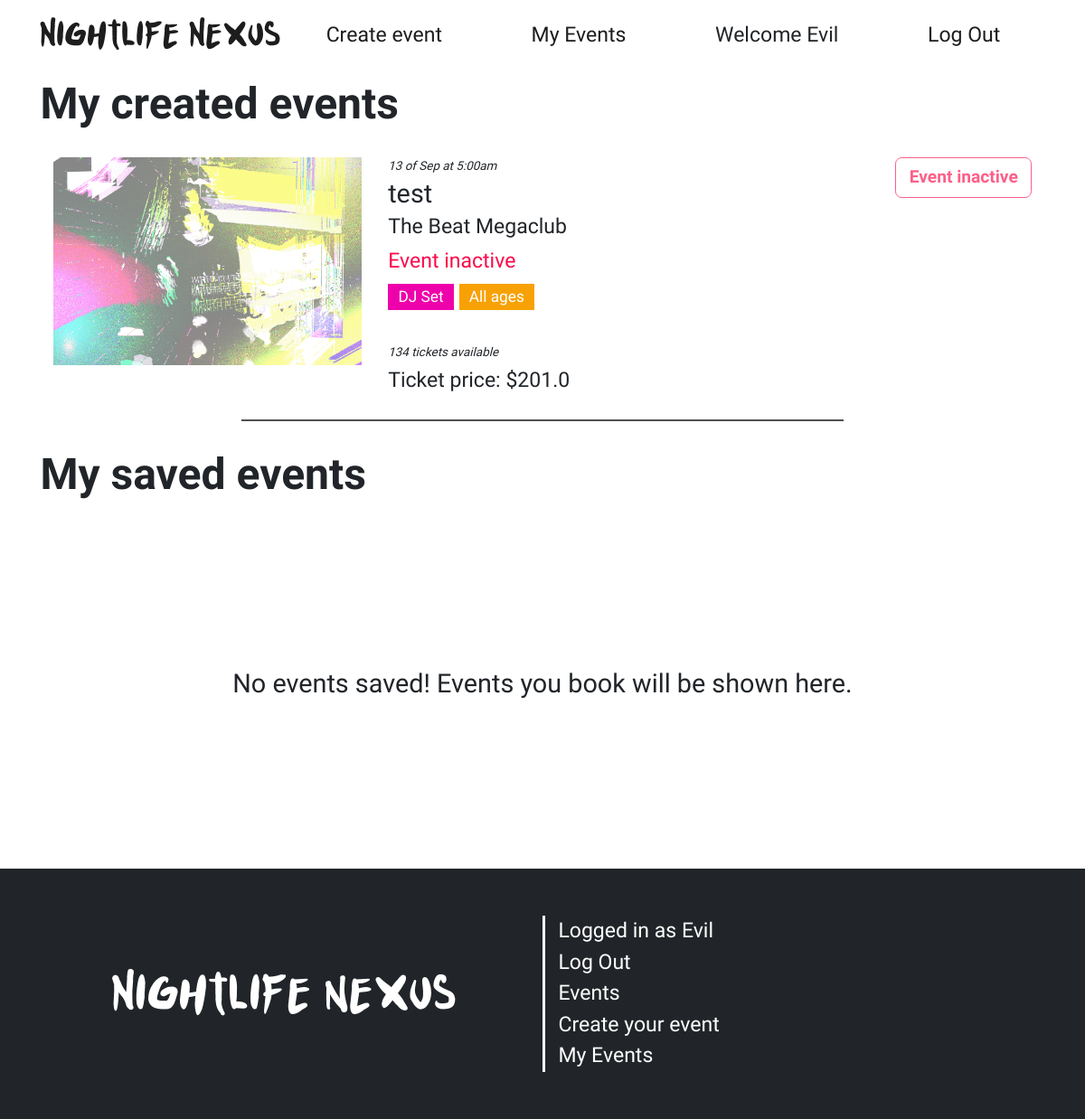
The page /events/bookings (signed in) on the database as committed earlier.
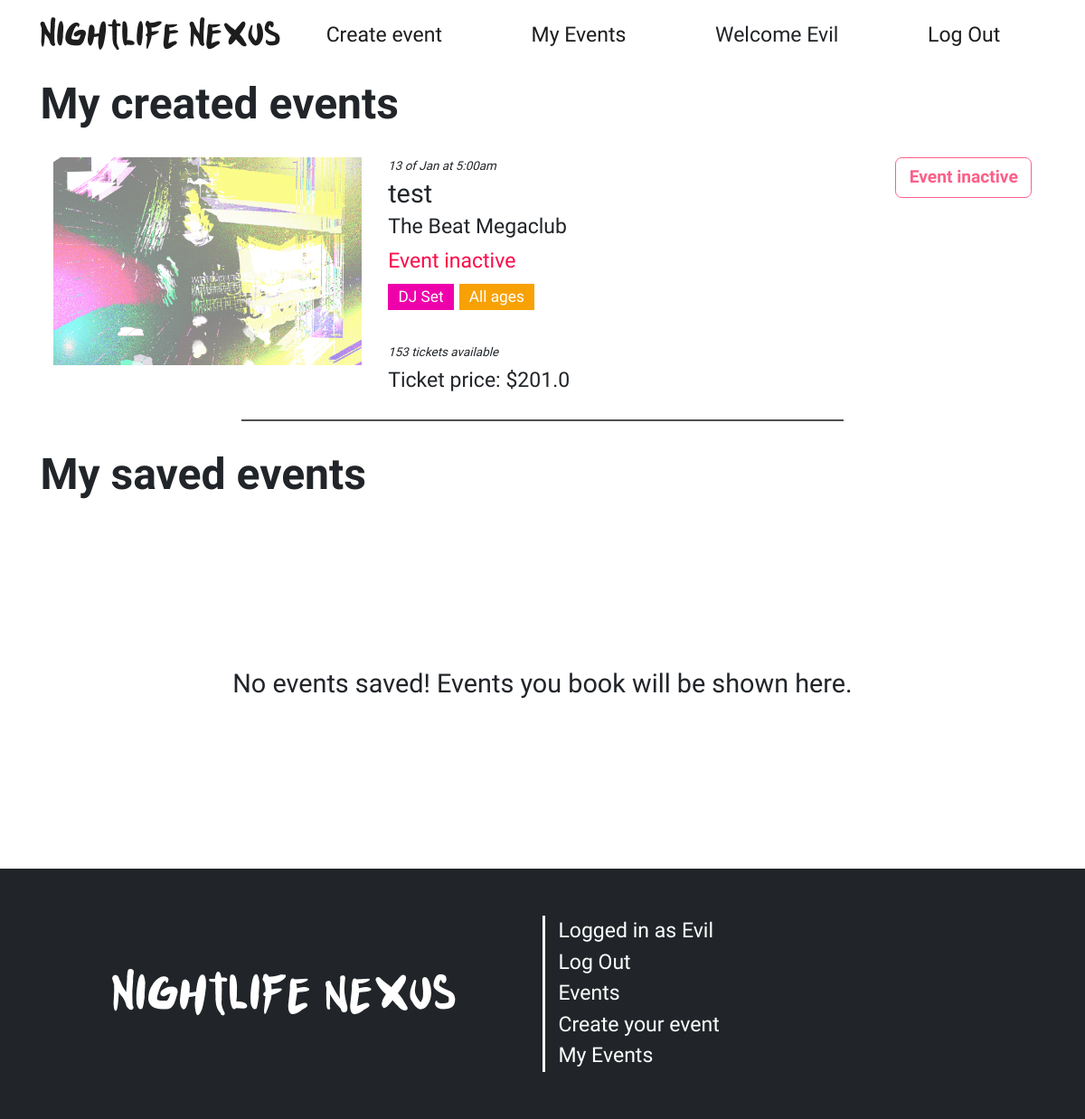
The same page on the database as committed later.
### website/models.py (models this page shows, shortened)
class User(db.Model, UserMixin):
    __tablename__ = 'users'
    id = db.Column(db.Integer, primary_key=True)
    first_name = db.Column(db.String(50), nullable=False)
    surname = db.Column(db.String(50), nullable=False)
    email = db.Column(db.String(120), unique=True, nullable=False)
    password = db.Column(db.String(255), nullable=False)  # Make sure to hash passwords in practice
    contact_number = db.Column(db.String(15), nullable=False)
    street_address = db.Column(db.String(255), nullable=False)

class Events(db.Model):
    __tablename__ = 'events'
    id = db.Column(db.Integer, primary_key=True)
    title = db.Column(db.String(50), nullable=False)
    desc = db.Column(db.String(200), nullable=False)
    image = db.Column(db.String(100), nullable=False)  # Store the image file path
    date = db.Column(db.Integer, nullable=False)       # Store the selected date of the event
    month = db.Column(db.String(3), nullable=False)    # Store the selected month ('Jan', 'Feb')
    nightclub = db.Column(db.String(50), nullable=False)
    event_type = db.Column(db.String(50), nullable=False)
    age_range = db.Column(db.String(50), nullable=False)
    user_id = db.Column(db.Integer, db.ForeignKey('users.id'))
    time = db.Column(db.String(7), nullable=False)
    price = db.Column(db.Float(2), nullable=False)
    tickets = db.Column(db.Integer, nullable=False)

### website/events.py (the view)
@event_bp.route('/bookings')
@login_required
def bookings():
    user_events = db.session.query(Events).filter(Events.user_id == current_user.id)
    for e in user_events:
       e.inactive = inactive(e.date,e.month)
    booked = db.session.query(Bookings, Events).filter(Events.id == Bookings.event_id, Bookings.user_id == current_user.id).all()
    return render_template('bookings.html', bookings=booked, user_events=user_events)

### website/__init__.py (called while the page is built)
def inactive(date, month):
   months = ['Jan','Feb','Mar','Apr','May','Jun','Jul','Aug','Sep','Oct','Nov','Dec']
   curr = datetime.today().strftime('%Y-%m-%d')
   eventDate = datetime.strptime(f'{date}/{months.index(month)+1}/{curr[:4]}', "%d/%m/%Y")
   if datetime.now().date() > eventDate.date():
      return True
   else:
      return False

def create_app():
    app = Flask(__name__)  # This is the name of the module/package that is calling this app
    app.debug = True
    app.secret_key = 'somesecretkey'
    app.config['SQLALCHEMY_DATABASE_URI'] = 'sqlite:///event_booking.db'  # Use one database
    app.config['SQLALCHEMY_TRACK_MODIFICATIONS'] = False  # To suppress SQLAlchemy warning
    db.init_app(app)
    Bootstrap5(app)
    login_manager = LoginManager()
    login_manager.login_view = 'auth.login'
    login_manager.init_app(app)
    from .models import User
    @login_manager.user_loader
    def load_user(user_id):
        return db.session.scalar(db.select(User).where(User.id == user_id))
    from . import views
    app.register_blueprint(views.main_bp)
    from . import events
    app.register_blueprint(events.event_bp)
    from . import auth
    app.register_blueprint(auth.auth_bp)
    return app

### website/templates/bookings.html
{% extends 'base.html' %}
{% block content %}
        <div class="container">
            {% if user_events %}
            <div class="">
                <div class="d-flex flex-column">
                    <h1 class="modal-title" id="exampleModalLabel">My created events</h1>
                </div>
            </div>
            <div>
            {% for userEvent in user_events %}
            <div class="row modalEvent">
                <span id="edit">
                    {% if userEvent.inactive %}
                    <a class="btn btn-edit disabled" href="{{ url_for('events.edit', id=userEvent.id )}}">Event inactive</a>
                    {% else %}
                    <a class="btn btn-edit" href="{{ url_for('events.edit', id=userEvent.id )}}">Edit event details</a>
                    {% endif %}
                </span>
                <div class="col-md-4">
                    <a href="{{ url_for('events.show', id=userEvent.id) }}" class="aImg">
                        <img src="{{ userEvent.image }}" />
                    </a>
                </div>
                <div class="col-md-5 eventsList">
                    <span id="bookingID">{{ userEvent.date}} of {{ userEvent.month }} at {{ userEvent.time }}</span>
                    <h4>{{ userEvent.title }}</h4>
                    <p>{{ userEvent.nightclub }}</p>
                    {% if userEvent.inactive %}
                    <p style="color: var(--main-red)">Event inactive</p>
                    {% elif userEvent.tickets == 0 %}
                    <p style="color: var(--main-red)">Event sold out</p>
                    {% endif %}
                    <span class="badge ev-{{ userEvent.event_type }}">{% if userEvent.event_type == 'theme' %}Themed Party{% elif userEvent.event_type == 'rave' %}Rave{% else %}DJ Set{% endif %}</span>
                    <span class="badge age-{{ userEvent.age_range }}">{% if userEvent.age_range == 'ov18' %}Over 18s{% elif userEvent.age_range == 'un18' %}Under 18s{% else %}All ages{% endif %}</span>
                    <br><br>
                    <span id="bookingID">{{ userEvent.tickets}} tickets available</span>
                    <p>Ticket price: ${{ userEvent.price }}</p>
                </div>
            </div>
            {% endfor %}
            </div>
            {% endif %}
            <div class="">
                <div class="d-flex flex-column">
                    <h1 class="modal-title" id="exampleModalLabel">My saved events</h1>
                </div>
            </div>
            <div>
            {% if bookings %}
                {% for booking in bookings %}
                    <form class="row modalEvent" action="{{ url_for('events.removeBooking', id=booking[0].id)}}">
                        <button id="close" type="submit" onclick="return confirm('Are you sure you want to remove this booking? Changes cannot be reversed.')"><i class="fa-regular fa-circle-xmark"></i></button>
                        <div class="col-md-4">
                            <a href="{{ url_for('events.show', id=booking[1].id) }}" class="aImg">
                                <img src="{{ booking[1].image }}" />
                            </a>
                        </div>
                        <div class="col-md-5 eventsList">
                            <span id="bookingID">Booked at {{ booking[0].booked_date }}</span>
                            <h4>{{ booking[1].title }}</h4>
                            <p>{{ booking[1].nightclub }}</p>
                            <span class="badge ev-{{ booking[1].event_type }}">{% if booking[1].event_type == 'theme' %}Themed Party{% elif booking[1].event_type == 'rave' %}Rave{% else %}DJ Set{% endif %}</span>
                            <span class="badge age-{{ booking[1].age_range }}">{% if booking[1].age_range == 'ov18' %}Over 18s{% elif booking[1].age_range == 'un18' %}Under 18s{% else %}All ages{% endif %}</span>
                            <br><br>
                            <span id="bookingID">{{ booking[0].quantity }} tickets at ${{ booking[0].price }} each</span>
                            <p>Total: ${{ booking[0].quantity * booking[0].price }}</p>
                        </div>
                    </form>
                {% endfor %}
            {%else%}
                <div class="h-50 d-flex align-items-center justify-content-center">
                    <h4>No events saved! Events you book will be shown here.</h4>
                </div>
            {% endif %}
            </div>
        </div>
{% endblock %}

### website/templates/base.html (shortened to what this page needs)
<html lang="en">
<head>
    <link href="https://cdn.jsdelivr.net/npm/bootstrap@5.3.3/dist/css/bootstrap.min.css" rel="stylesheet">
    <link href="/static/style/style.css" rel="stylesheet">
</head>
<body>
    <main class="{{background}}">
        <header class="navbar navbar-expand-lg flex-column">
            <div class="container">
                <a href="/"><h3 class="logo">Nightlife Nexus</h3></a>
                <div class="collapse navbar-collapse" id="navbar">
                    <ul class="navbar-nav nav w-100">
                        <li class="nav-item flex-fill"><a href="{{ url_for('events.create') }}">Create event</a></li>
                        <li class="nav-item flex-fill"><a href="{{ url_for('events.bookings') }}">My Events</a></li>
                        {% if current_user.is_authenticated %}
                        <li class="nav-item flex-fill"><p style="margin: 0">Welcome {{current_user.first_name}}</p></li>
                        <li class="nav-item flex-fill"><a href="{{ url_for('auth.logout') }}">Log Out</a></li>
                        {% else %}
                        <li class="nav-item flex-fill"><a href="{{ url_for('auth.register') }}">Register</a></li>
                        <li class="nav-item flex-fill"><a href="{{ url_for('auth.login') }}">Log In</a></li>
                        {% endif %}
                    </ul>
                </div>
            </div>
        </header>
        {% block content %}
        {% endblock %}
    </main>
    <footer>
        <div class="container">
            <div class="row align-items-center">
                <div class="col-md-6 d-flex justify-content-center align-items-center">
                    <h1 class="logo">Nightlife nexus</h1>
                </div>
                <div class="col-md-6 d-flex border-start align-items-center">
                    <ul class="list-group list-group-flush">
                        {% if current_user.is_authenticated %}
                        <li class="list-group-item"><a class="disabled" href="#">Logged in as {{current_user.first_name}}</a></li>
                        <li class="list-group-item"><a href="{{ url_for('auth.logout') }}">Log Out</a></li>
                        {% else %}
                        <li class="list-group-item"><a href="{{ url_for('auth.login') }}">Log In</a></li>
                        {% endif %}
                        <li class="list-group-item"><a href="/">Events</a></li>
                        <li class="list-group-item"><a href="/events/create">Create your event</a></li>
                        <li class="list-group-item"><a href="/bookings">My Events</a></li>
                    </ul>
                </div>
            </div>
        </div>
    </footer>
</body>
</html>

### website/static/style/style.css (style rules this page uses)
:root { --main-blue: #0083ff; --main-purple: #7900ff; --main-pink: #ee00ab; --main-green: #00eeb1; --main-yellow: #f7e204; --main-red: #fb0a49; --main-orange: #f7a104; --purple-2: #4b3bff; --main-grey: #cacaca; }
html, body { font-family: "Lexend", sans-serif; font-weight: 400; font-size: 1.2em; min-height: 100vh; }
.navbar { text-align: center; padding: 1rem; }
.navbar a, .navbar button { transition: 200ms ease-in-out; color: #1d1d1d; text-decoration: none; }
footer a, footer button { transition: 200ms ease-in-out; }
.logo { font-family: "Punkboy"; margin: 0; text-align: center; }
h1, h2, h3 { font-family: "Lexend Exa", system-ui; font-optical-sizing: auto; font-weight: 700; font-style: normal; }
footer { background: var(--bs-body-color); min-height: 12em; display: flex; align-items: center; justify-content: center; color: white; }
footer ul { text-align: left; }
footer .list-group-item { background: none; padding: 0.2em; }
footer a, footer button { color: white; text-decoration: none; padding: 0; }
footer .border-end, footer .border-start { border-color: white !important; }
ul { margin-bottom: 0; }
.list-group-flush .list-group-item { border: none; background: transparent; padding: 0; }
.badge { display: inline-block; border-radius: 0; font-weight: 500; }
.ev-dj { background: var(--main-pink) }
.age-all { background: var(--main-orange) }
.event p, h1 { margin: 0; }
.border-top, .border-bottom, .border-end, .border-start { border-color: black !important; border-width: 3px !important; }
.aImg img { width: 100%; height: 10em; object-fit: cover; opacity: 0.6; transition: 200ms ease-in-out }
.eventsList h4, .eventsList p, .eventsList span { margin: 3px 0; }
.modalEvent { margin: 1em 0; }
.modalEvent::after { content: ""; background: #505050; height: 2px; width: 60%; margin: 1em 20% 0 20%; }
.btn-edit { background: var(--main-green); margin-top: 1em; font-weight: bold; display: block; margin: 0; }
#close, #edit { float: right; color: var(--main-red); background: none; border: 0; display: flex; align-items: end; flex-direction: column; width: 100%; height: 2em; margin-bottom: -2em; }
#bookingID { font-size: 0.7rem; font-style: italic; }

Rows that differ between the two databases and show on the page:
changed Events "test": month "Sep" → "Jan"; tickets "134" → "153"
